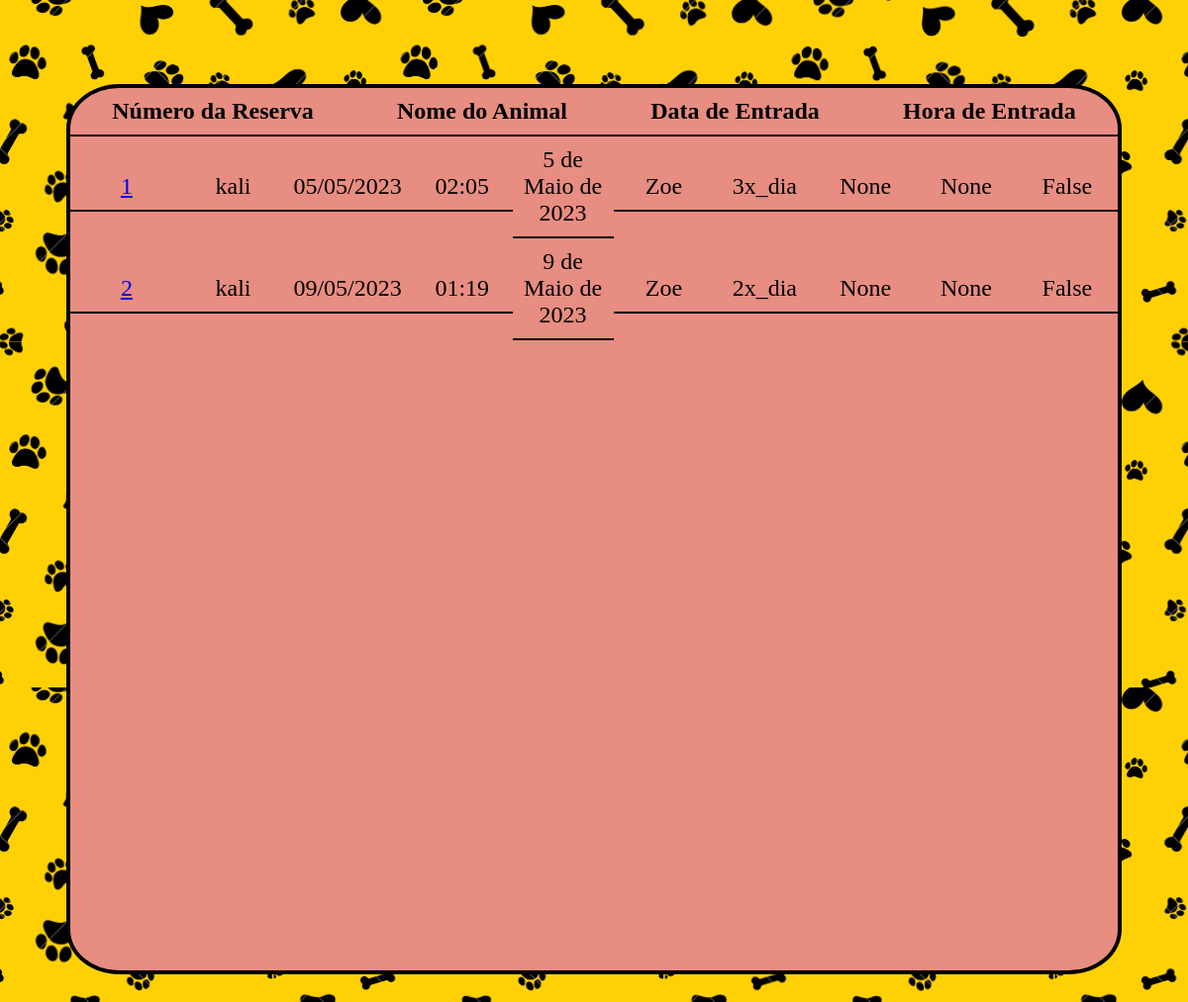
Before: /procurar_reserva/ (signed in) with the older database file.
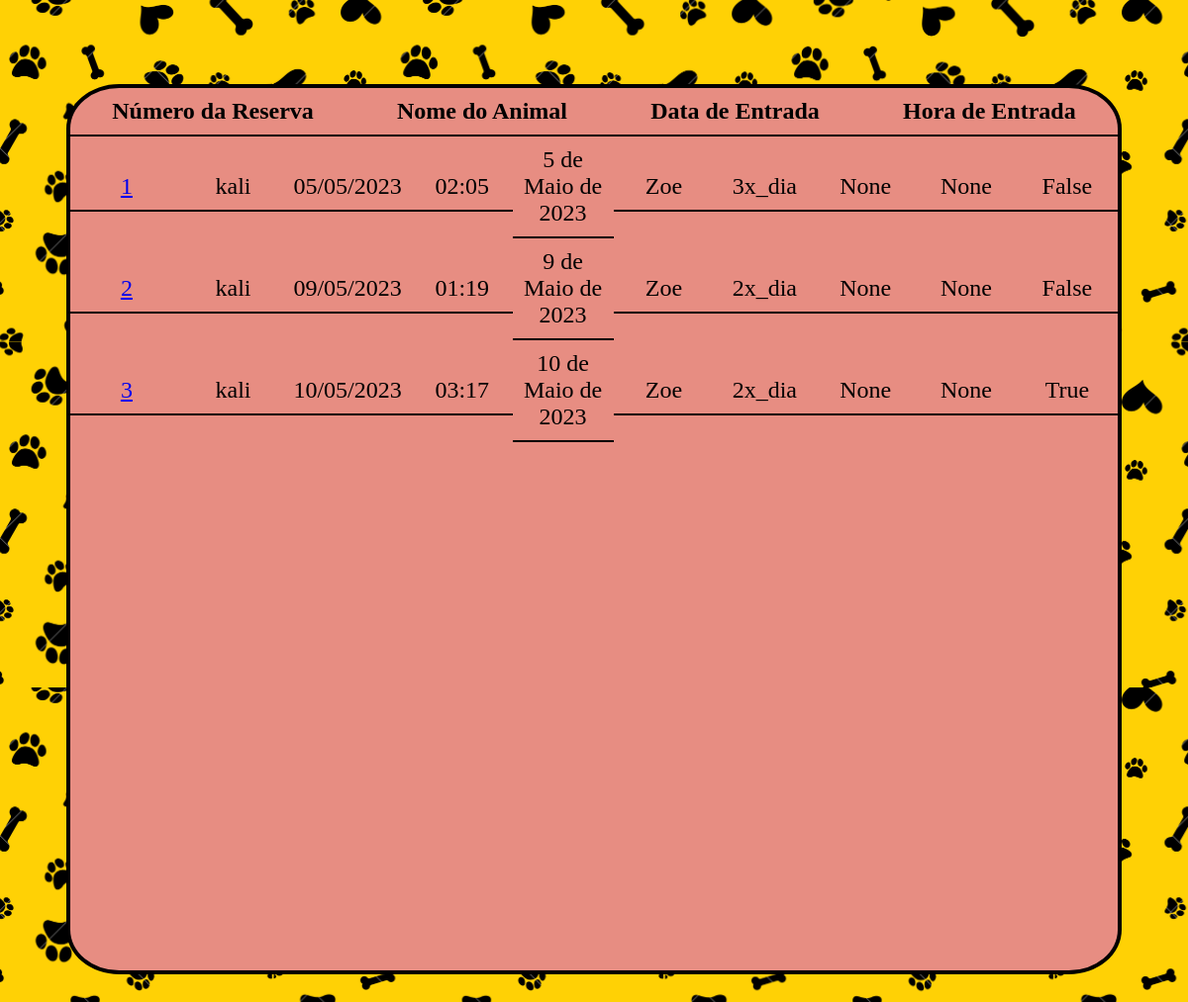
After: the same page with the newer database file.
### hotel/models.py (models this page shows, shortened)
class Reserva(models.Model):
    pet = models.ForeignKey(FichaDog, on_delete=models.CASCADE)
    num_reserva = models.IntegerField(primary_key=True, editable=False)
    data_entrada = models.DateField()
    data_saida = models.DateField()
    hora_entrada = models.TimeField()
    usuario  = models.ForeignKey(User, on_delete=models.CASCADE)
    HORARIO_CHOICES = (('2x_dia', 'Duas vezes por dia'),('3x_dia', 'Três vezes por dia'),('personalizado', 'Horário personalizado'),)
    horario_alimentacao = models.CharField(max_length=20, choices=HORARIO_CHOICES)
    horario_personalizado = models.CharField(max_length=20, blank=True, null=True)
    instrucoes_medicamentos = models.CharField(max_length=100, blank=True, null=True)
    ACEITAR_CHOICES = (('Sim', 'Duas vezes por dia'),('3x_dia', 'Três vezes por dia'),('personalizado', 'Horário personalizado'),)
    autorizacao_para_cuidados_medicos = models.BooleanField(default=False, choices=[(False, 'Não'), (True, 'Sim')])
    class Meta:
            db_table = 'Reserva_Hotel'

### ficha/models.py (models this page shows, shortened)
class FichaDog(models.Model):
    nome = models.CharField(max_length=100)
    raca = models.CharField(max_length=100)
    idade = models.PositiveIntegerField()
    sexo = models.CharField(max_length=1, choices=(('M', 'Macho'), ('F', 'Fêmea')))
    peso = models.DecimalField(max_digits=5, decimal_places=2)
    tipo_alimentacao = models.CharField(max_length=100)
    restricoes_alimentares = models.CharField(max_length=100, blank=True, null=True)
    nome_tutor = models.CharField(max_length=100,blank=True)
    contato_tutor = models.CharField(max_length=100)
    cpf_tutor = models.PositiveIntegerField()
    endereco = models.TextField(max_length=100)
    veterinario_cao = models.CharField(max_length=100,blank=True, null=True)
    observacoes = models.TextField(blank=True, null=True)
    data = models.DateTimeField(auto_now_add=True)
    class Meta:
            db_table = 'Ficha_Dog'

### hotel/views.py (the view)
# urls.py: path('procurar_reserva/', views.proc_reserva, name='proc_reserva'),
@login_required(login_url="/auth/login/")
def proc_reserva(request):
    hoje = date.today()  # obtém a data atual
    reservas = Reserva.objects.all()
    context = {
        'reservas': reservas
    }
    return render(request, 'procurar_reserva.html', context)

### hotel/templates/procurar_reserva.html (shortened to what this page needs)
<!DOCTYPE html>
<html>
  <head>
    {% load static %}
    <link rel="stylesheet" type="text/css" href="{% static 'css/style_lista_reserva.css' %}">
  </head>
  <body>
    <table class="form">
        <thead class="legenda">
          <tr class="tr">
            <th>Número da Reserva</th>
            <th>Nome do Animal</th>
            <th>Data de Entrada</th>
            <th>Hora de Entrada</th>
          </tr>
        </thead>
        <br>
        <tbody>
          {% for reserva in reservas %}
          <tr>
            <td class='num'><a href="{% url 'caixa:caixa' num_reserva=reserva.pk %}" class="btn btn-primary">{{ reserva.num_reserva }}</td>
            <td class='nome'>{{ reserva.pet.nome}}</td>
            <td class='data'>{{ reserva.data_entrada |date:"d/m/Y"}}</td>
            <td class='entrada'>{{ reserva.hora_entrada }}</td>
            <td class='entrada'>{{ reserva.data_saida }}</td>
            <td class='entrada'>{{ reserva.usuario }}</td>
            <td class='entrada'>{{ reserva.horario_alimentacao }}</td>
            <td class='entrada'>{{ reserva.horario_personalizado }}</td>
            <td class='entrada'>{{ reserva.instrucoes_medicamentos }}</td>
            <td class='entrada'>{{ reserva.autorizacao_para_cuidados_medicos }}</td>
          </tr>
          {% endfor %}
        </tbody>
    </table>
  </body>
</html>

### static/css/style_lista_reserva.css (style rules this page uses)
body { background-image: url('/static/img/fundo.png'); text-decoration: none; }
.form { height: 900px; border: 4px solid black; width: 90%; margin-left: 5%; margin-top: 5%; margin-bottom: 5%; background-color: rgb(231, 141, 130); border-radius: 5%; font-size: x-large; display: flex; flex-direction: column ; }
th, td { border-bottom: 2px solid black; padding: 10px; flex-grow: 1; }
th:first-child, td:first-child { width: 18 0px; }
th:not(:first-child), td:not(:first-child) { flex-grow: 1; }
tr { display: flex; flex-direction: row; align-items: center; justify-content: center; }
.nome { width: 205px; text-align: center; }
.num { width: 234px; text-align: center; }
.data { width: 205px; text-align: center; }
.entrada { width: 205px; text-align: center; }

Changed rows visible on the page:
added Reserva: num_reserva "3", pet.nome "kali", data_entrada "10/05/2023", hora_entrada "03:17", data_saida "10 de Maio de 2023", usuario "Zoe", horario_alimentacao "2x_dia", horario_personalizado "None", instrucoes_medicamentos "None", autorizacao_para_cuidados_medicos "True"
